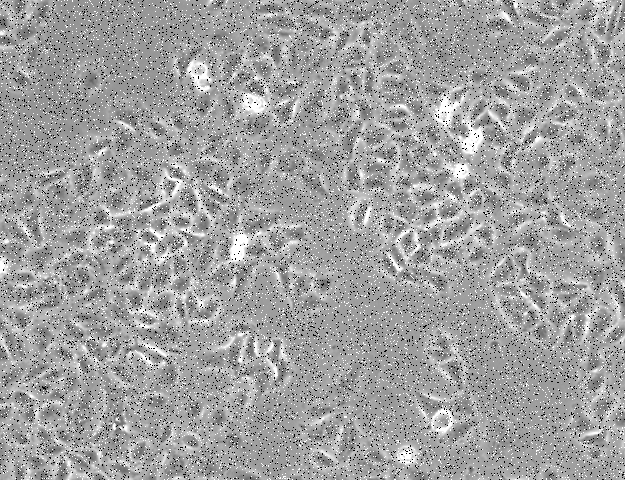
#> input picture Lab3/tifs/cellsSandP.tif, 625 x 480 px
$ python median.py
#> lines starting #> are read from the running program, lines starting #| are printed output that depends on the picture
import numpy as np
from skimage import io, color
from scipy.ndimage import median_filter
from scipy.signal import convolve2d
import matplotlib.pyplot as plt
import time

# Load the image
imdir = './tifs/cellsSandP.tif'
tif_image = io.imread(imdir)
#> tif_image is the input picture: shape (480, 625); min 0, max 255, mean 160

# Convert the image to grayscale if it's in color
if tif_image.ndim == 3:
    tif_gray = color.rgb2gray(tif_image)
else:
    tif_gray = tif_image

# Define the size of the median filter (e.g., 3x3 or 5x5)
filter_size = 3

# Apply the median filter
start_time = time.time()
median_filtered_image = median_filter(tif_gray, size=filter_size)
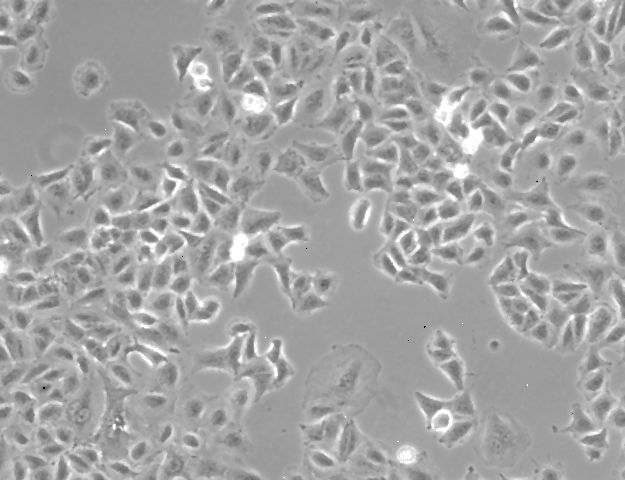
#> median_filtered_image: shape (480, 625); min 0, max 255, mean 163.7
end_time = time.time()

# Apply the averaging filter for comparison
kernel = np.ones((filter_size, filter_size), dtype=np.float32) / (filter_size**2)
start_time_linear = time.time()
linear_filtered_image = convolve2d(tif_gray, kernel)
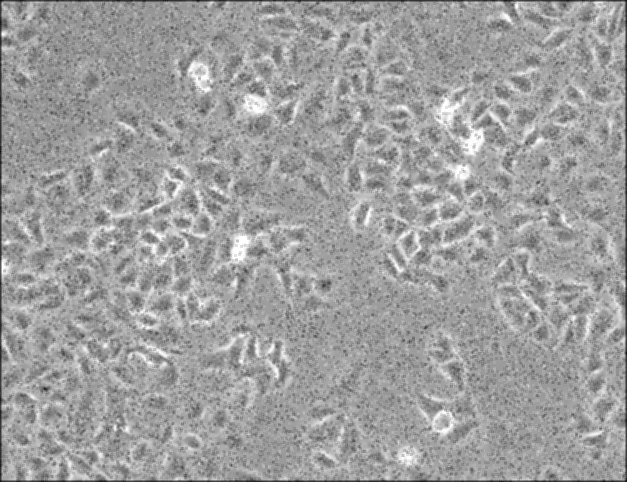
#> linear_filtered_image: shape (482, 627) float32; min 14.56, max 255, mean 158.9
end_time_linear = time.time()

# Display the original and filtered images
plt.figure(figsize=(12, 6))
plt.subplot(2, 2, 1)
plt.imshow(tif_gray, cmap='gray')
plt.title('Original Image')
plt.axis('off')

plt.subplot(2, 2, 2)
plt.imshow(median_filtered_image, cmap='gray')
plt.title('Median Filtered Image')
plt.axis('off')

plt.subplot(2, 2, 3)
plt.imshow(linear_filtered_image, cmap='gray')
plt.title('Averaging Filtered Image')
plt.axis('off')

plt.show()
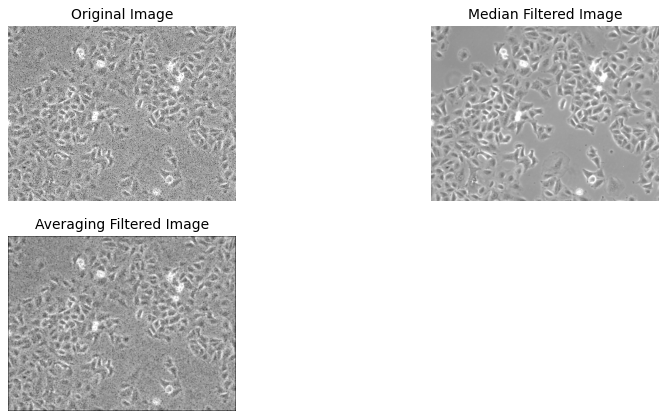
#> figure drawn by matplotlib, 3 panels

# Print computation times
median_filter_time = end_time - start_time
linear_filter_time = end_time_linear - start_time_linear
print(f"Median Filter Computation Time: {median_filter_time:.4f} seconds")
print(f"Linear Filter Computation Time: {linear_filter_time:.4f} seconds")

$ run again, with Lab3/tifs/xRayChest.tif copied over Lab3/tifs/cellsSandP.tif
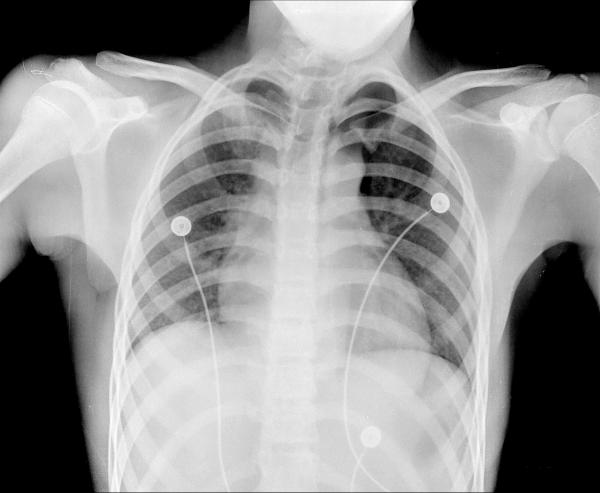
#> input picture Lab3/tifs/xRayChest.tif, 600 x 493 px
#> tif_image is the input picture: shape (493, 600); min 0, max 253, mean 141.9
#> `plt.show()`:
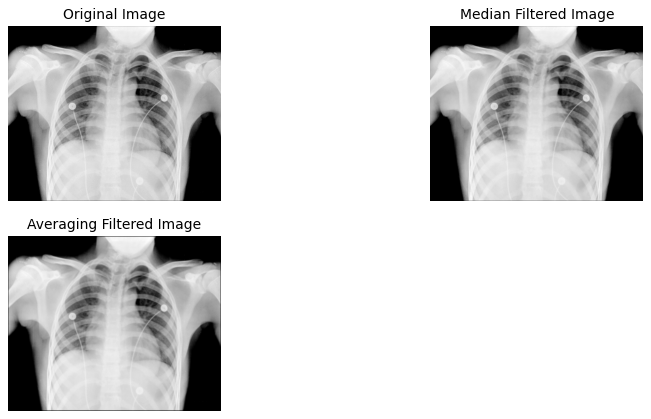
#> figure drawn by matplotlib, 3 panels
